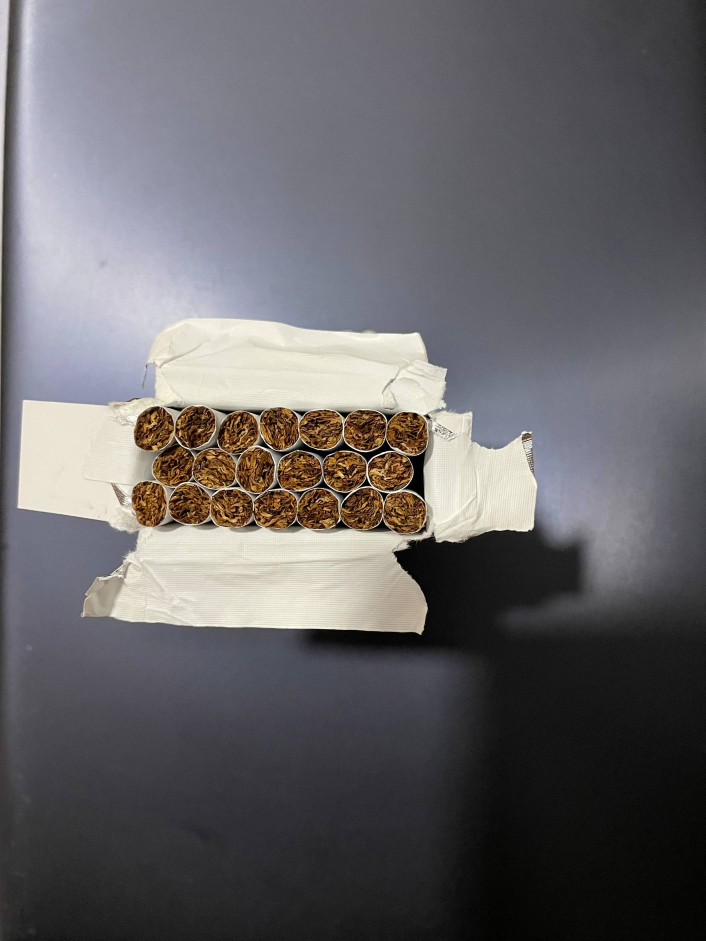
#> input picture openCV/src/input2/1.jpg, 2116 x 2822 px (shown at 1/3 size)
$ python HSV_Finder.py
#> lines starting #> are read from the running program, lines starting #| are printed output that depends on the picture; after the words box and inside, x2 and y2 are one past the last pixel; in counts of white or black regions, pixels touching at a corner belong together
import cv2
import numpy as np


def empty(x):
    pass


img = cv2.imread('./src/input2/1.jpg')
#> img is the input picture: shape (2822, 2116, 3); mean B, G, R 103, 100.4, 102.4
img = cv2.resize(img, (0, 0), fx=0.1, fy=0.1)
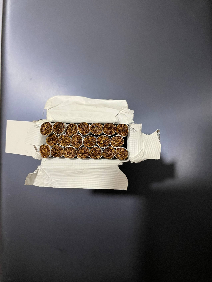
#> img: shape (282, 212, 3); mean B, G, R 103.1, 100.5, 102.5

cv2.namedWindow('img')
cv2.createTrackbar('hMin', 'img', 0, 179, empty)
#> slider 'hMin' is set to 35
cv2.createTrackbar('sMin', 'img', 0, 255, empty)
#> slider 'sMin' is set to 51
cv2.createTrackbar('vMin', 'img', 0, 255, empty)
#> slider 'vMin' is set to 51
cv2.createTrackbar('hMax', 'img', 0, 179, empty)
#> slider 'hMax' is set to 179
cv2.createTrackbar('sMax', 'img', 0, 255, empty)
#> slider 'sMax' is set to 255
cv2.createTrackbar('vMax', 'img', 0, 255, empty)
#> slider 'vMax' is set to 255
cv2.setTrackbarPos('hMax', 'img', 179)
cv2.setTrackbarPos('sMax', 'img', 255)
cv2.setTrackbarPos('vMax', 'img', 255)

hMin = sMin = vMin = hMax = sMax = vMax = 0
phMin = psMin = pvMin = phMax = psMax = pvMax = 0
output = img
wait_time = 33

while(1):
    hMin = cv2.getTrackbarPos('hMin', 'img')
    sMin = cv2.getTrackbarPos('sMin', 'img')
    vMin = cv2.getTrackbarPos('vMin', 'img')
    hMax = cv2.getTrackbarPos('hMax', 'img')
    sMax = cv2.getTrackbarPos('sMax', 'img')
    vMax = cv2.getTrackbarPos('vMax', 'img')

    lower = np.array([hMin, sMin, vMin])
    upper = np.array([hMax, sMax, vMax])

    hsv = cv2.cvtColor(img, cv2.COLOR_BGR2HSV)
#> hsv: shape (282, 212, 3); mean H, S, V 81.5, 28, 108.8
    mask = cv2.inRange(hsv, lower, upper)
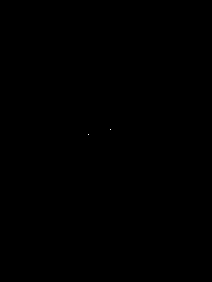
#> mask: shape (282, 212); 0% white in thin lines or dots, all inside (x1, y1, x2, y2) = (88, 129, 111, 135)

    output = cv2.bitwise_and(img, img, mask=mask)

    if((phMin != hMin) | (psMin != sMin) | (pvMin != vMin) | (phMax != hMax) | (psMax != sMax) | (pvMax != vMax)):
        print("(hMin = %d , sMin = %d, vMin = %d), (hMax = %d , sMax = %d, vMax = %d)" % (
            hMin, sMin, vMin, hMax, sMax, vMax))
        phMin = hMin
        psMin = sMin
        pvMin = vMin
        phMax = hMax
        psMax = sMax
        pvMax = vMax

    cv2.imshow('img', output)

    if cv2.waitKey(wait_time) & 0xFF == ord('q'):
#> (key q is pressed here)
        break

cv2.destroyAllWindows()

$ run again, with openCV/src/input2/4.jpg copied over openCV/src/input2/1.jpg
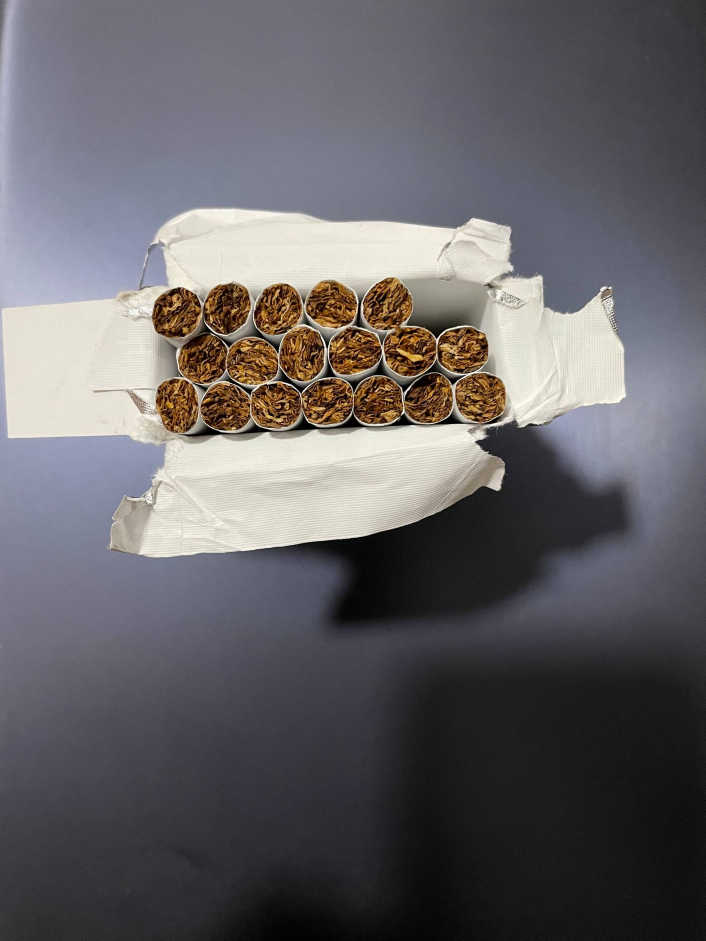
#> input picture openCV/src/input2/4.jpg, 2116 x 2822 px (shown at 1/3 size)
#> img is the input picture: shape (2822, 2116, 3); mean B, G, R 102.7, 99.4, 101.9
#> `img = cv2.resize(img, (0, 0), fx=0.1, fy=0.1)`:
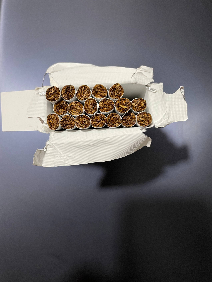
#> img: shape (282, 212, 3); mean B, G, R 102.9, 99.6, 102.1
#> hsv: shape (282, 212, 3); mean H, S, V 79.4, 31.4, 109.4
#> mask: shape (282, 212); 0.02% white in thin lines or dots, all inside (x1, y1, x2, y2) = (90, 101, 166, 223)
